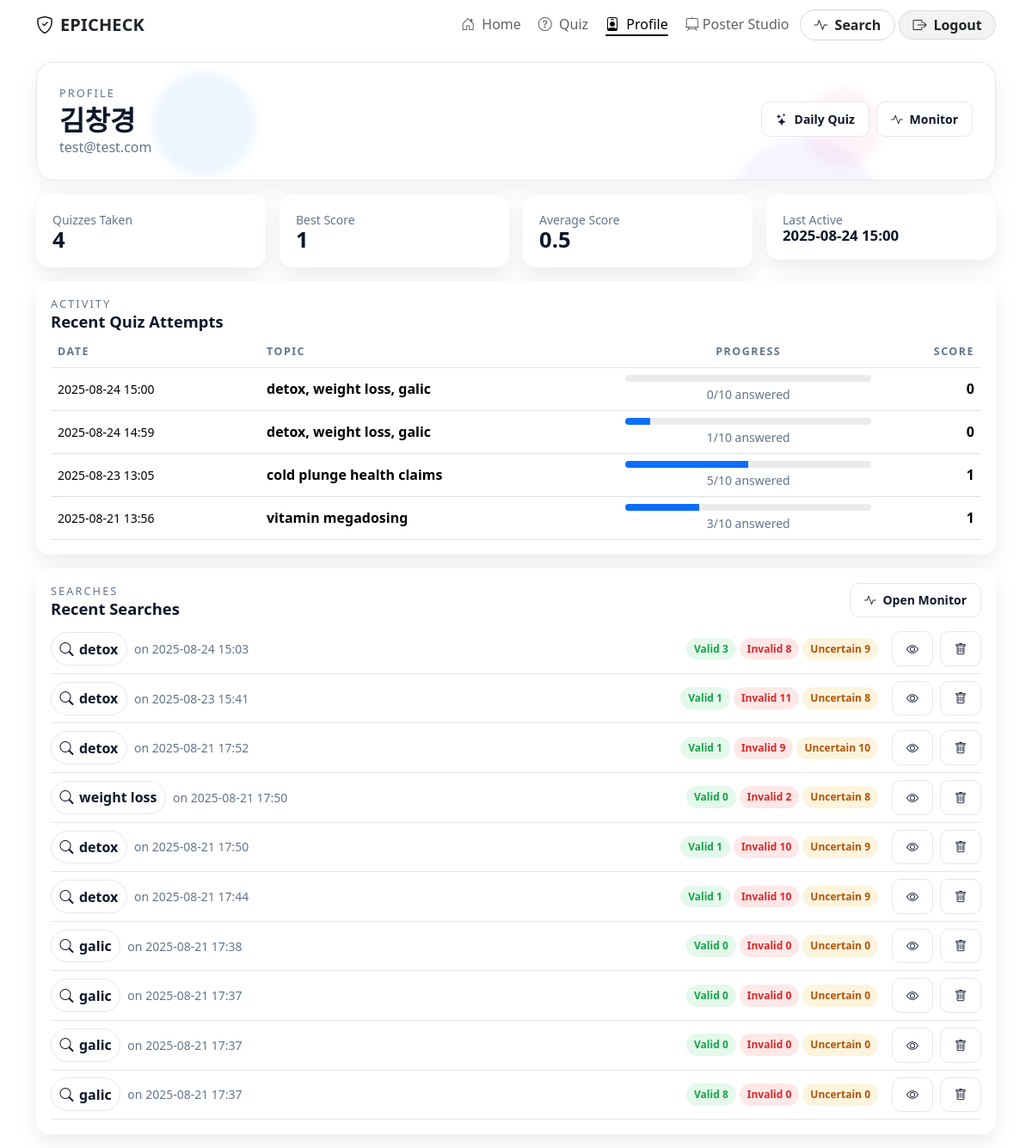
The page /profile (signed in) on the database as committed earlier.
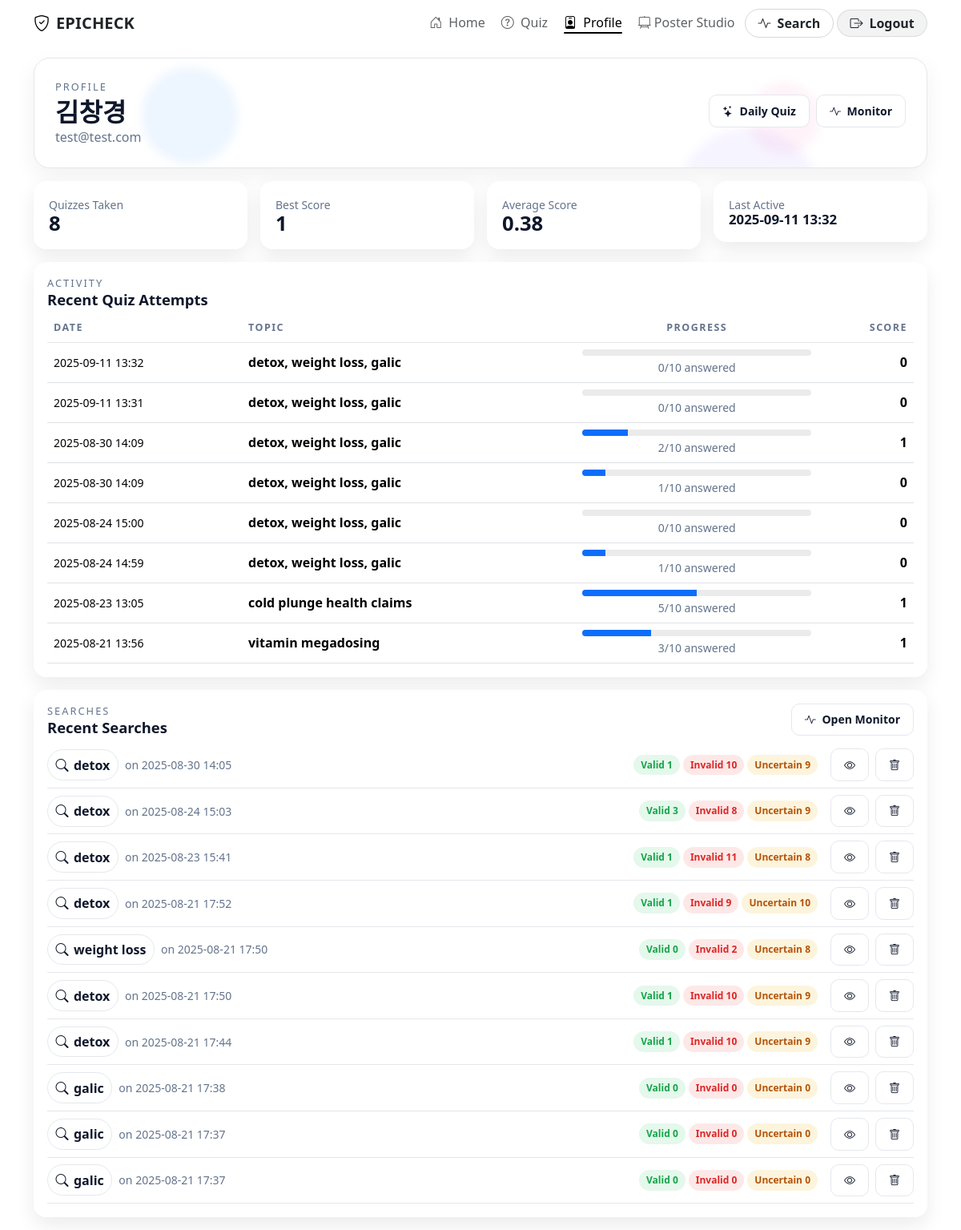
The same page on the database as committed later.
### tables this page shows
CREATE TABLE users (
            id            INTEGER PRIMARY KEY AUTOINCREMENT,
            name          TEXT,
            email         TEXT NOT NULL UNIQUE,
            password_hash TEXT NOT NULL,
            created_at    TEXT NOT NULL
        );

CREATE TABLE quiz_attempts (
            id         INTEGER PRIMARY KEY AUTOINCREMENT,
            quiz_id    INTEGER NOT NULL,
            user_id    INTEGER,                     -- null for anonymous
            anon_id    TEXT,                        -- per-session token for anonymous
            started_at TEXT NOT NULL,
            finished_at TEXT,
            score      INTEGER NOT NULL DEFAULT 0,
            FOREIGN KEY (quiz_id) REFERENCES quizzes(id) ON DELETE CASCADE,
            FOREIGN KEY (user_id) REFERENCES users(id) ON DELETE SET NULL
        );

CREATE TABLE quizzes (
            id         INTEGER PRIMARY KEY AUTOINCREMENT,
            topic      TEXT NOT NULL,
            is_daily   INTEGER NOT NULL DEFAULT 0,  -- 1 for daily quiz
            created_at TEXT NOT NULL
        );

CREATE TABLE searches (
            id          INTEGER PRIMARY KEY AUTOINCREMENT,
            keywords    TEXT NOT NULL,
            sources     TEXT NOT NULL,      -- comma-separated list (e.g., "youtube,reddit")
            created_at  TEXT NOT NULL       -- ISO 8601 UTC
        , user_id INTEGER);

### app.py (the view)
@app.route("/profile")
@login_required
def profile():
    db = get_db()
    user_id = g.user["id"]
    attempts = db.execute(
        """
        SELECT
          qa.id            AS attempt_id,
          qa.quiz_id,
          qa.score,
          qa.started_at,
          qa.finished_at,
          q.topic,
          q.is_daily,
          (SELECT COUNT(*) FROM quiz_items WHERE quiz_id = qa.quiz_id) AS total_items,
          (SELECT COUNT(*) FROM quiz_answers WHERE attempt_id = qa.id) AS answered
        FROM quiz_attempts qa
        JOIN quizzes q ON q.id = qa.quiz_id
        WHERE qa.user_id = ?
        ORDER BY qa.started_at DESC
        LIMIT 10
        """,
        (user_id,)
    ).fetchall()
    stats = db.execute(
        """
        SELECT
          COUNT(*)                 AS total_quizzes,
          COALESCE(AVG(score), 0)  AS avg_score,
          COALESCE(MAX(score), 0)  AS best_score,
          MAX(started_at)          AS last_active
        FROM quiz_attempts
        WHERE user_id = ?
        """,
        (user_id,)
    ).fetchone() or {"total_quizzes": 0, "avg_score": 0, "best_score": 0, "last_active": None}
    searches = db.execute(
        """
        SELECT s.id, s.keywords, s.sources, s.created_at,
               SUM(CASE WHEN p.verdict='valid' THEN 1 ELSE 0 END)     AS valid_count,
               SUM(CASE WHEN p.verdict='invalid' THEN 1 ELSE 0 END)   AS invalid_count,
               SUM(CASE WHEN p.verdict='uncertain' THEN 1 ELSE 0 END) AS uncertain_count
        FROM searches s
        LEFT JOIN posts p ON p.search_id = s.id
        WHERE s.user_id = ?
        GROUP BY s.id
        ORDER BY s.id DESC
        LIMIT 10
        """,
        (user_id,)
    ).fetchall()
    per_topic = db.execute(
        """
        SELECT qi.topic,
               COUNT(*)            AS answered,
               SUM(qa.correct)     AS correct
        FROM quiz_answers qa
        JOIN quiz_items   qi ON qi.id   = qa.item_id
        JOIN quiz_attempts qatt ON qatt.id = qa.attempt_id
        WHERE qatt.user_id = ?
        GROUP BY qi.topic
        ORDER BY answered DESC
        LIMIT 20
        """,
        (user_id,)
    ).fetchall()
    return render_template(
        "profile.html",
        is_guest=False,
        user=g.user,
        stats=dict(stats),
        attempts=[dict(r) for r in attempts],
        searches=[dict(r) for r in searches],
        per_topic=[dict(r) for r in per_topic],  # <- pass to template if you want to render
    )

### app.py (called while the page is built)
def _parse_iso_any(value):
    if isinstance(value, datetime):
        dt = value
    else:
        s = str(value or "").strip()
        try:
            dt = datetime.fromisoformat(s.replace("Z", "+00:00"))
        except Exception:
            try:
                dt = datetime.strptime(s, "%Y-%m-%d %H:%M:%S")
            except Exception:
                return None
    if dt.tzinfo is None:
        dt = dt.replace(tzinfo=timezone.utc)
    else:
        dt = dt.astimezone(timezone.utc)
    return dt

@app.template_filter("dt")
def jinja_dt(value, fmt="%Y-%m-%d %H:%M"):
    dt = _parse_iso_any(value)
    if not dt:
        return "" if value in (None, "") else str(value)
    try:
        local = dt.astimezone(ZoneInfo(APP_TZ))
    except Exception:
        local = dt  # fallback
    return local.strftime(fmt)

def get_db():
    if "db" not in g:
        g.db = sqlite3.connect(DB_PATH, detect_types=sqlite3.PARSE_DECLTYPES)
        g.db.row_factory = sqlite3.Row
    return g.db

@app.before_request
def load_current_user():
    uid = session.get("user_id")
    if uid:
        g.user = get_db().execute("SELECT * FROM users WHERE id = ?", (uid,)).fetchone()
    else:
        g.user = None

@app.context_processor
def inject_user():
    return {"current_user": g.user}

def login_required(fn):
    @wraps(fn)
    def wrapper(*args, **kwargs):
        if not g.user:
            return redirect(url_for("login", next=request.path))
        return fn(*args, **kwargs)
    return wrapper

### templates/profile.html (shortened to what this page needs)
{% extends "nav.html" %}
{% block content %}
<section class="container my-3">
  <div class="dash-hero">
    <div class="hero-bg-particles"><span></span><span></span></div>
    <div class="head">
      <div class="eyebrow">Profile</div>
      <div class="d-flex flex-wrap align-items-center justify-content-between">
        <h2 class="page-title mb-0">
          {{ 'Guest Dashboard' if is_guest else (user.name or 'Your Dashboard') }}
        </h2>
        <div class="d-flex align-items-center gap-2">
          <a class="btn btn-clean btn-sm" href="{{ url_for('quiz_daily') }}"><i class="bi bi-stars me-1"></i> Daily Quiz</a>
          <a class="btn btn-clean btn-sm" href="{{ url_for('monitor') }}"><i class="bi bi-activity me-1"></i> Monitor</a>
        </div>
      </div>
      <p class="kicker mb-0">
        {{ 'You are viewing a guest session (scores saved to this browser).' if is_guest else (user.email or '') }}
      </p>
    </div>
  </div>
</section>
<section class="container my-3">
  <div class="row g-3">
    <div class="col-12 col-md-3">
      <div class="glass stat-card">
        <div class="muted small">Quizzes Taken</div>
        <div class="stat-k">{{ stats.total_quizzes or 0 }}</div>
      </div>
    </div>
    <div class="col-12 col-md-3">
      <div class="glass stat-card">
        <div class="muted small">Best Score</div>
        <div class="stat-k">{{ (stats.best_score or 0) }}</div>
      </div>
    </div>
    <div class="col-12 col-md-3">
      <div class="glass stat-card">
        <div class="muted small">Average Score</div>
        <div class="stat-k">{{ (stats.avg_score or 0)|round(2) }}</div>
      </div>
    </div>
    <div class="col-12 col-md-3">
      <div class="glass stat-card">
        <div class="muted small">Last Active</div>
        <div class="stat-k" style="font-size:1.05rem;">
          {{ (stats.last_active|dt) if stats.last_active else '—' }}
        </div>
      </div>
    </div>
  </div>
</section>
<section class="container my-3">
  <div class="glass p-3">
    <div class="d-flex align-items-center justify-content-between">
      <div class="head mb-0">
        <div class="eyebrow">Activity</div>
        <h3 class="page-title" style="font-size:1.15rem; margin:0;">Recent Quiz Attempts</h3>
      </div>
    </div>
    <div class="table-responsive mt-2">
      <table class="table align-middle mb-0">
        <thead>
          <tr>
            <th>Date</th>
            <th>Topic</th>
            <th class="text-center">Progress</th>
            <th class="text-end">Score</th>
          </tr>
        </thead>
        <tbody>
          {% if attempts %}
            {% for a in attempts %}
            <tr>
              <td class="small">{{ a.started_at|dt }}</td>
              <td class="fw-semibold">{{ a.topic }}</td>
              <td class="text-center" style="min-width:160px;">
                {% set total = a.total_items or 0 %}
                {% set ans = a.answered or 0 %}
                {% set pct = (ans / total * 100) if total>0 else 0 %}
                <div class="progress">
                  <div class="progress-bar" role="progressbar" style="width: {{ pct|round(0) }}%"></div>
                </div>
                <div class="small muted mt-1">{{ ans }}/{{ total }} answered</div>
              </td>
              <td class="text-end fw-bold">{{ a.score }}</td>
            </tr>
            {% endfor %}
          {% else %}
            <tr><td colspan="5" class="text-center text-muted py-4">No attempts yet.</td></tr>
          {% endif %}
        </tbody>
      </table>
    </div>
  </div>
</section>
<section class="container my-3">
  <div class="glass p-3">
    <div class="d-flex align-items-center justify-content-between">
      <div class="head mb-0">
        <div class="eyebrow">Searches</div>
        <h3 class="page-title" style="font-size:1.15rem; margin:0;">Recent Searches</h3>
      </div>
      <a class="btn btn-clean btn-sm" href="{{ url_for('monitor') }}"><i class="bi bi-activity me-1"></i> Open Monitor</a>
    </div>
    <div class="mt-2">
      {% if searches %}
        {% for s in searches %}
         <div class="d-flex flex-wrap align-items-center justify-content-between py-2 border-bottom"
     style="border-color:var(--line) !important;"
     data-search-row="{{ s.id }}">
  <div class="d-flex align-items-center gap-2">
    <span class="kw-chip"><i class="bi bi-search"></i> {{ s.keywords }}</span>
    <span class="small muted">on {{ s.created_at|dt }}</span>
  </div>
  <div class="d-flex align-items-center gap-2">
    <div class="d-flex align-items-center gap-1 me-2">
      <span class="mini-pill p-valid">Valid {{ s.valid_count or 0 }}</span>
      <span class="mini-pill p-invalid">Invalid {{ s.invalid_count or 0 }}</span>
      <span class="mini-pill p-uncertain">Uncertain {{ s.uncertain_count or 0 }}</span>
    </div>
    <button type="button"
            class="btn btn-clean btn-sm"
            data-view-search="{{ s.id }}"
            title="View saved posts"
            aria-label="View saved posts">
      <i class="bi bi-eye"></i>
    </button>
    <button type="button"
            class="btn btn-clean btn-sm"
            data-delete-search="{{ s.id }}"
            title="Delete this search"
            aria-label="Delete this search">
      <i class="bi bi-trash"></i>
    </button>
  </div>
</div>
        {% endfor %}
      {% else %}
        <div class="text-center text-muted py-4">No searches yet.</div>
      {% endif %}
    </div>
  </div>
</section>
{% endblock %}

### templates/nav.html (shortened to what this page needs)
<!doctype html>
<html lang="en" data-bs-theme="light">
<head>
  <link href="https://cdn.jsdelivr.net/npm/bootstrap@5.3.3/dist/css/bootstrap.min.css" rel="stylesheet">
  <link href="https://cdn.jsdelivr.net/npm/bootstrap-icons@1.11.3/font/bootstrap-icons.css" rel="stylesheet">
  <link href="https://cdn.jsdelivr.net/npm/aos@2.3.4/dist/aos.css" rel="stylesheet">
</head>
<body>
  {% set ep = request.endpoint or '' %}
  <nav class="navbar navbar-expand-lg navbar-modern" id="siteNav">
    <div class="container">
      <a class="navbar-brand d-flex align-items-center gap-2" href="{{ url_for('index') }}">
        <i class="bi bi-shield-check"></i>
        <span class="brand-grad">EPICHECK</span>
      </a>
      <div class="collapse navbar-collapse justify-content-end" id="navMain">
        <ul class="navbar-nav ms-auto align-items-lg-center gap-lg-1">
          <li class="nav-item">
            <a class="nav-link {{ 'active' if ep == 'index' else '' }}" href="{{ url_for('index') }}">
              <i class="bi bi-house-door me-1"></i> Home
            </a>
          </li>
          <li class="nav-item">
            <a class="nav-link {{ 'active' if ep in ['quiz','quiz_daily'] else '' }}" href="{{ url_for('quiz_daily') }}">
              <i class="bi bi-question-circle me-1"></i> Quiz
            </a>
          </li>
          <li class="nav-item">
            <a class="nav-link {{ 'active' if ep == 'profile' else '' }}" href="{{ url_for('profile') }}">
              <i class="bi bi-person-badge me-1"></i> Profile
            </a>
          </li>
          <li class="nav-item">
            <a class="nav-link {{ 'active' if ep in [
                  'studio.studio_home',
                  'studio.studio_new',
                  'studio.studio_view',
                  'studio.studio_public'
                ] else '' }}"
               href="{{ url_for('studio.studio_home') }}">
              <i class="bi bi-easel2"></i> Poster Studio
            </a>
          </li>
          <li class="nav-item">
            <a class="btn-monitor {{ 'is-active' if ep == 'monitor' else '' }}" href="{{ url_for('monitor') }}">
              <i class="bi bi-activity"></i><span class="d-none d-sm-inline">Search</span>
            </a>
          </li>
          {% if current_user %}
            <li class="nav-item">
              <a class="btn-logout" href="{{ url_for('logout') }}">
                <i class="bi bi-box-arrow-right"></i><span class="d-none d-sm-inline">Logout</span>
              </a>
            </li>
          {% else %}
            <li class="nav-item">
              <a class="btn-auth" href="{{ url_for('login') }}">
                <i class="bi bi-person-circle"></i><span class="d-none d-sm-inline">Login</span>
              </a>
            </li>
          {% endif %}
        </ul>
      </div>
    </div>
  </nav>
  <main>
    {% block content %}{% endblock %}
  </main>
</body>
</html>

### templates/nav.html (style rules this page uses)
:root { --nav-glass-bg: color-mix(in srgb, var(--bs-body-bg) 65%, transparent); --nav-border: color-mix(in srgb, var(--bs-body-color) 12%, transparent); --link-muted: color-mix(in srgb, var(--bs-body-color) 72%, transparent); }
.navbar-modern { position: fixed; top: 0; left: 0; right: 0; z-index: 1030; backdrop-filter: blur(12px); -webkit-backdrop-filter: blur(12px); background: var(--nav-glass-bg); border-bottom: 1px solid var(--nav-border); transition: background .25s ease, border-color .25s ease, box-shadow .25s ease; }
.navbar-modern.over-hero { background: transparent !important; border-bottom: none !important; box-shadow: none !important; }
.brand-grad { background: none !important; -webkit-text-fill-color: currentColor !important; color: var(--bs-body-color); font-weight: 800; letter-spacing: .15px; }
.navbar-modern .nav-link { position: relative; padding: .5rem .6rem; border-radius: .4rem; color: var(--link-muted); transition: color .18s ease; }
.navbar-modern .nav-link::after { content: ""; display: block; height: 2px; width: 0; background: currentColor; border-radius: 2px; transition: width .18s ease; }
.navbar-modern .nav-link:hover::after, .navbar-modern .nav-link.active::after { width: 100%; }
.btn-monitor { text-decoration: none; font-weight: 700; border-radius: 999px; padding: .55rem 1rem; line-height: 1; display: inline-flex; align-items: center; gap: .5rem; background: transparent; color: var(--bs-body-color); border: 1px solid color-mix(in srgb, var(--bs-body-color) 18%, transparent); box-shadow: none; transition: transform .12s ease, border-color .18s ease, background .18s ease; }
.btn-auth, .btn-logout { --ring: linear-gradient(0deg, color-mix(in srgb, var(--bs-body-color) 16%, transparent), color-mix(in srgb, var(--bs-body-color) 16%, transparent)); font-weight: 600; border-radius: 999px; padding: .5rem .95rem; line-height: 1; border: 1px solid transparent; background: linear-gradient(var(--nav-glass-bg), var(--nav-glass-bg)) padding-box, var(--ring) border-box; color: var(--bs-body-color); box-shadow: none; text-decoration: none; display: inline-flex; align-items: center; gap: .5rem; transition: transform .12s ease, opacity .2s ease, background .2s ease; }
main { padding-top: 56px; }

Rows that differ between the two databases and show on the page:
no longer on this page (row unchanged): searches: keywords "galic", created_at|dt "2025-08-21 17:37", valid_count "8", invalid_count "0", uncertain_count "0"
added quiz_attempts: started_at|dt "2025-09-11 13:32", topic "detox, weight loss, galic", score "0", total "10"
added quiz_attempts: started_at|dt "2025-09-11 13:31", topic "detox, weight loss, galic", score "0", total "10"
added quiz_attempts: started_at|dt "2025-08-30 14:09", topic "detox, weight loss, galic", {{ pct|round(0) }} 20.0 (drawn), ans "2", total "10", score "1"
added quiz_attempts: started_at|dt "2025-08-30 14:09", topic "detox, weight loss, galic", {{ pct|round(0) }} 10.0 (drawn), user "1", total "10", score "0"
added searches: keywords "detox", created_at|dt "2025-08-30 14:05", user "1", invalid_count "10", uncertain_count "9"
Other text that changed with them:
{{ stats.total_quizzes or 0 }}: "4" → "8"
{{ (stats.avg_score or 0)|round(2) }}: "0.5" → "0.38"
{{ (stats.last_active|dt) if stats.last_active else '—' }}: "2025-08-24 15:00" → "2025-09-11 13:32"
